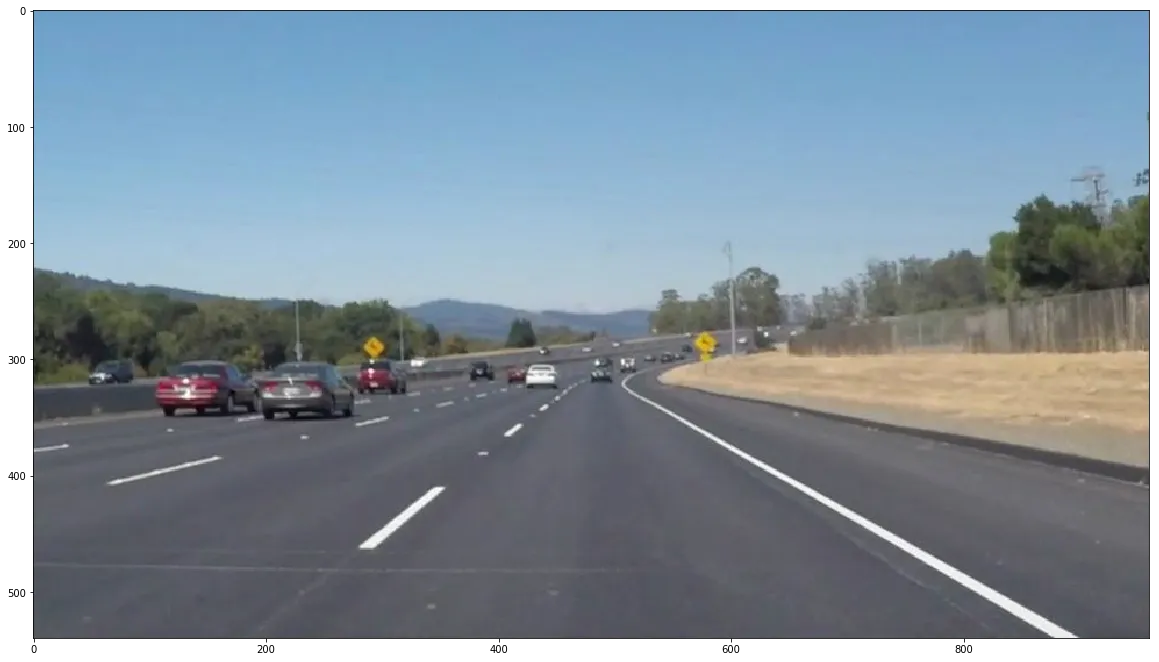
#> input picture lanedetect/lanes.jpg, 1159 x 662 px
$ python lanedetect.py
#> lines starting #> are read from the running program, lines starting #| are printed output that depends on the picture; after the words box and inside, x2 and y2 are one past the last pixel; in counts of white or black regions, pixels touching at a corner belong together
import matplotlib.pyplot as plt
import matplotlib.image as mpimg
import numpy as np
import cv2
import matplotlib
import math

def region_of_interest(image,vertices):
    mask = np.zeros_like(image)

    fill_color = 255 #image.shape[2], # of color channels, for example in RGB it is 3 (originally, before grayscale conversion)
    cv2.fillPoly(mask,vertices,fill_color)

    masked_image = cv2.bitwise_and(image,mask) #255 and pixel = pixel, 0 and pixel = 0
    return masked_image


def draw_lines(img, lines, color=[255, 0, 0], thickness=3):
    if lines is None:
        return
    line_img = np.zeros_like(img)
    img = np.copy(img)
    for line in lines:
        for x1, y1, x2, y2 in line:
            cv2.line(line_img, (x1, y1), (x2, y2), color, thickness)
    #addWeighted gives blended look
    img = cv2.addWeighted(img, 0.8, line_img, 1.0, 0.0)
    return img


#load image

base_image = mpimg.imread("lanes.jpg")
#> base_image is the input picture: shape (662, 1159, 4); mean R, G, B, A 127.3, 142.2, 154.1, 233.6


#find edges with Canny edge detection
#convert to grayscale as only image intensity needed, reduces noise
gray_image = cv2.cvtColor(base_image,cv2.COLOR_RGB2GRAY)
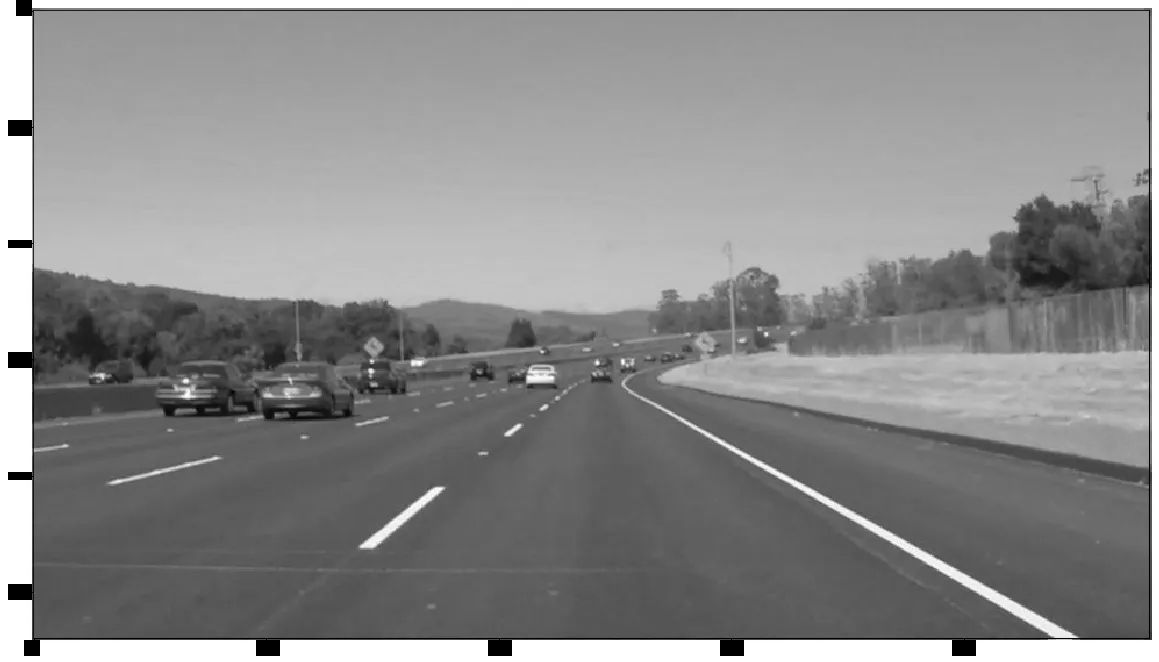
#> gray_image: shape (662, 1159); min 0, max 255, mean 139.1
cannyed_image = cv2.Canny(gray_image,100,200)
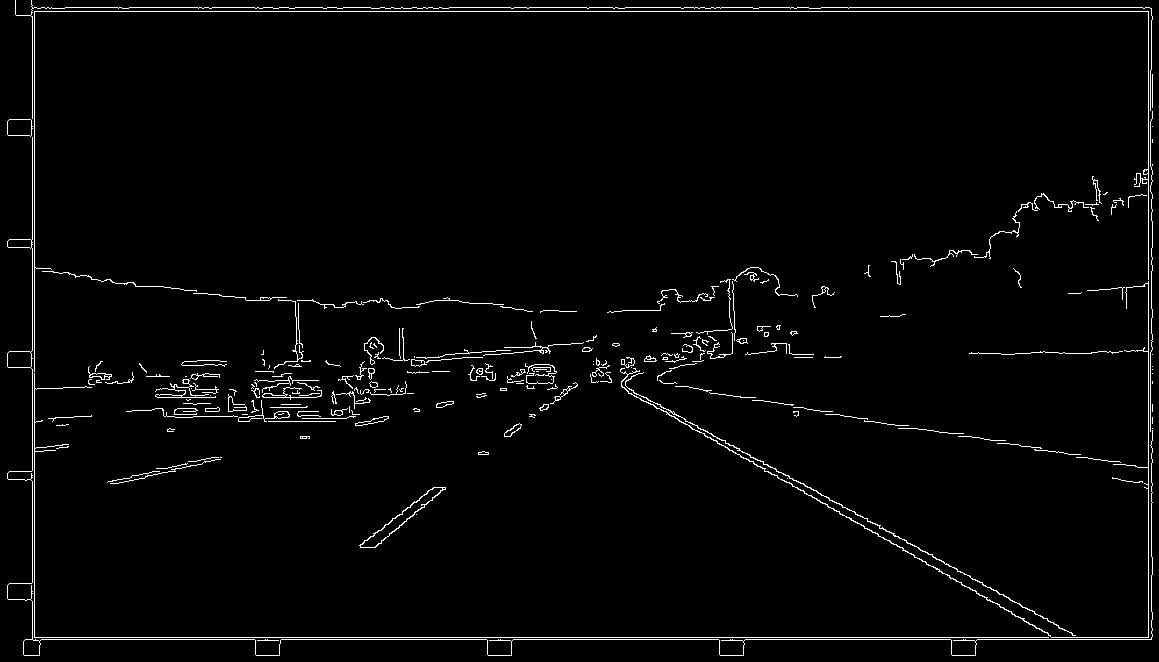
#> cannyed_image: shape (662, 1159); 2.3% white in thin lines or dots

#cut down to region of interest: img.shape = [height, width, color channels]

region_of_interest_vertices = [(0,base_image.shape[0]),(base_image.shape[1]/2,base_image.shape[0]/2),(base_image.shape[1],base_image.shape[0])]
#> region_of_interest_vertices = [(0, 662), (579.5, 331), (1159, 662)]

cropped_image = region_of_interest(cannyed_image,np.array([region_of_interest_vertices],np.int32))
#> in region_of_interest, `cv2.fillPoly(mask,vertices,fill_color)`:
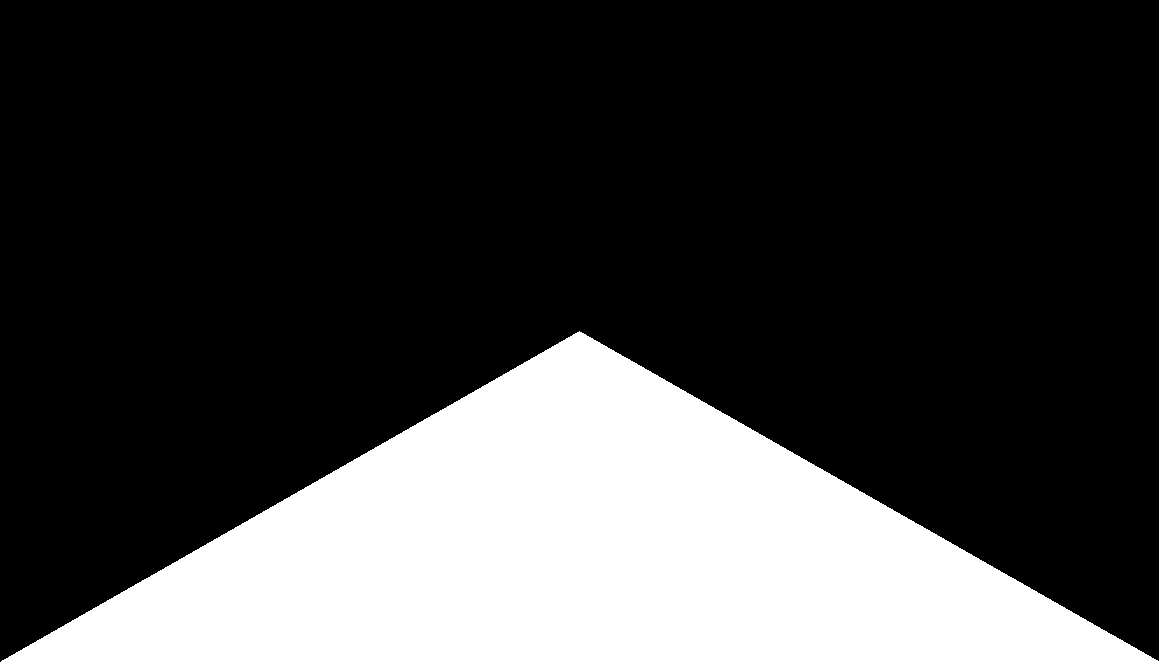
#> mask: shape (662, 1159); 25% white; 1 white region, box (x1, y1, x2, y2) and area: (1, 331, 1159, 662) 192063
#> in region_of_interest, `masked_image = cv2.bitwise_and(image,mask)`:
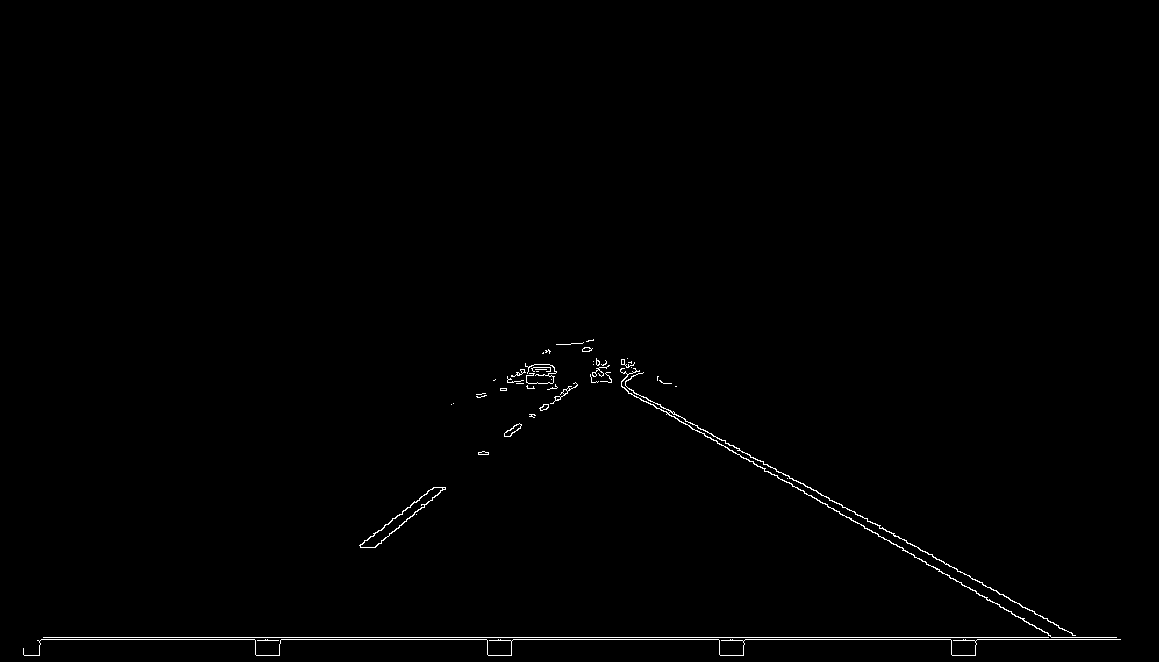
#> masked_image: shape (662, 1159); 0.64% white in thin lines or dots, all inside (x1, y1, x2, y2) = (23, 339, 1121, 656)

#generate lines for edges using Hough Transform
lines = cv2.HoughLinesP(
    cropped_image,
    rho=6,              #Distance resolution in pixels
    theta=np.pi / 60,  #Angle resolution in radians
    threshold=160,      #Min. number of intersecting points to detect a line
    lines=np.array([]), #Vector to return start and end points of the lines indicated by [x1, y1, x2, y2]
    minLineLength=40,   #Line segments shorter than this are rejected
    maxLineGap=25       #Max gap allowed between points on the same line
)
#> lines = 17 rows, first 6: [41, 639, 1120, 639], [594, 372, 1054, 637], [724, 440, 794, 480], [803, 483, 907, 543], [371, 547, 445, 487], [596, 371, 1057, 637]

#lined_image = draw_lines(base_image,lines)

#distinguish the left and right lane lines independently and show each line individually - how? Slope
#Due to unique coordinate system, positive slope in normal coord system is negative here
#average lines into a single line that fits

left_line_x = []
left_line_y = []
right_line_x = []
right_line_y = []
for line in lines:
    for x1, y1, x2, y2 in line:
        slope = (y2 - y1) / (x2 - x1) # <-- Calculating the slope.
        if math.fabs(slope) < 0.5: # <-- Only consider extreme slope
            continue
        if slope <= 0: # <-- If the slope is negative, left group.
            left_line_x.extend([x1, x2])
            left_line_y.extend([y1, y2])
        else: # <-- Otherwise, right group.
            right_line_x.extend([x1, x2])
            right_line_y.extend([y1, y2])
#> this loop made 17 passes
#> line on passes 1 to 12: [[41, 639, 1120, 639]], [[594, 372, 1054, 637]], [[724, 440, 794, 480]], [[803, 483, 907, 543]], [[371, 547, 445, 487]], [[596, 371, 1057, 637]], [[372, 547, 445, 488]], [[480, 454, 606, 363]], [[725, 440, 829, 500]], [[880, 525, 1075, 637]], [[841, 504, 983, 585]], [[385, 524, 435, 487]]
#> after the loop, left_line_x = [371, 445, 372, 445, 480, 606, 385, 435, 487, 599, 362, 407, 558, 606]; left_line_y = [547, 487, 547, 488, 454, 363, 524, 487, 454, 364, 547, 507, 400, 361]; right_line_x = [594, 1054, 724, 794, 803, 907, 596, 1057, 725, 829, 880, 1075, 841, 983, 576, 630, 660, 778]; right_line_y = [372, 637, 440, 480, 483, 543, 371, 637, 440, 500, 525, 637, 504, 585, 343, 378, 404, 472]


min_y = int(base_image.shape[0] * (3 / 5)) # <-- Just below the horizon
#> min_y = 397
max_y = int(base_image.shape[0]) # <-- The bottom of the image
#> max_y = 662
poly_left = np.poly1d(np.polyfit(
    left_line_y,
    left_line_x,
    deg=1
))
left_x_start = int(poly_left(max_y))
#> left_x_start = 214
left_x_end = int(poly_left(min_y))
#> left_x_end = 558
poly_right = np.poly1d(np.polyfit(
    right_line_y,
    right_line_x,
    deg=1
))


right_x_start = int(poly_right(max_y))
#> right_x_start = 1108
right_x_end = int(poly_right(min_y))
#> right_x_end = 652

line_image = draw_lines(base_image,[[[left_x_start, max_y, left_x_end, min_y],[right_x_start, max_y, right_x_end, min_y],]],thickness=5,)
#> in draw_lines, `img = cv2.addWeighted(img, 0.8, line_img, 1.0, 0.0)`:
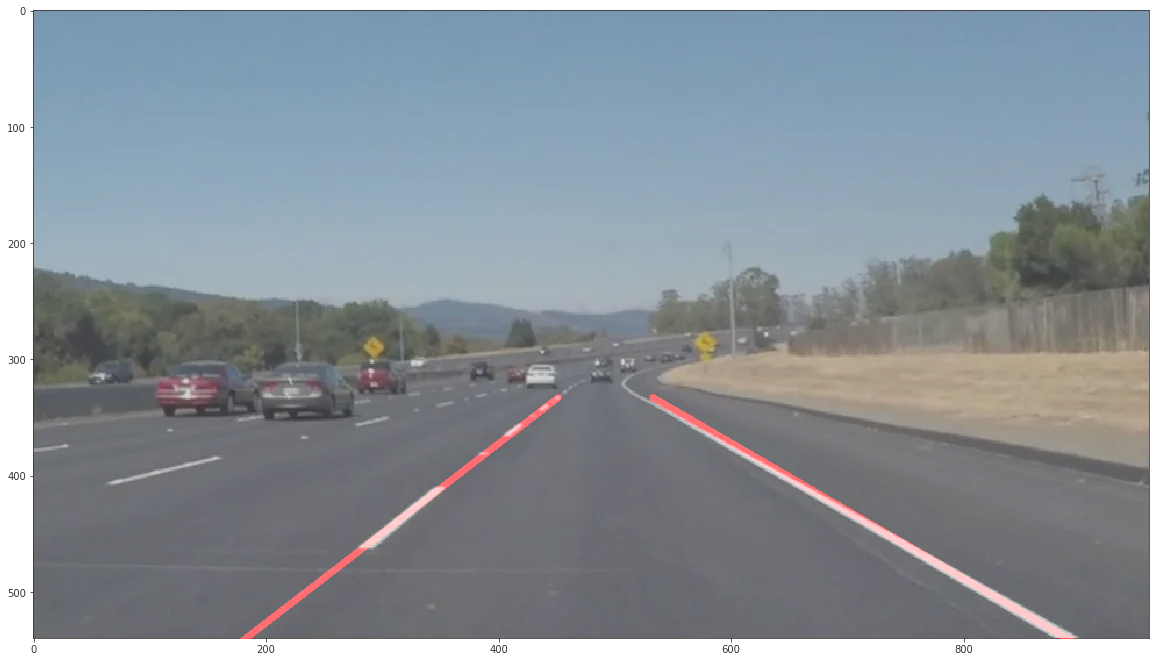
#> img: shape (662, 1159, 4); mean R, G, B, A 102.9, 113.7, 123.3, 186.8; transparent parts drawn white

plt.figure()
plt.imshow(line_image)
plt.show()
